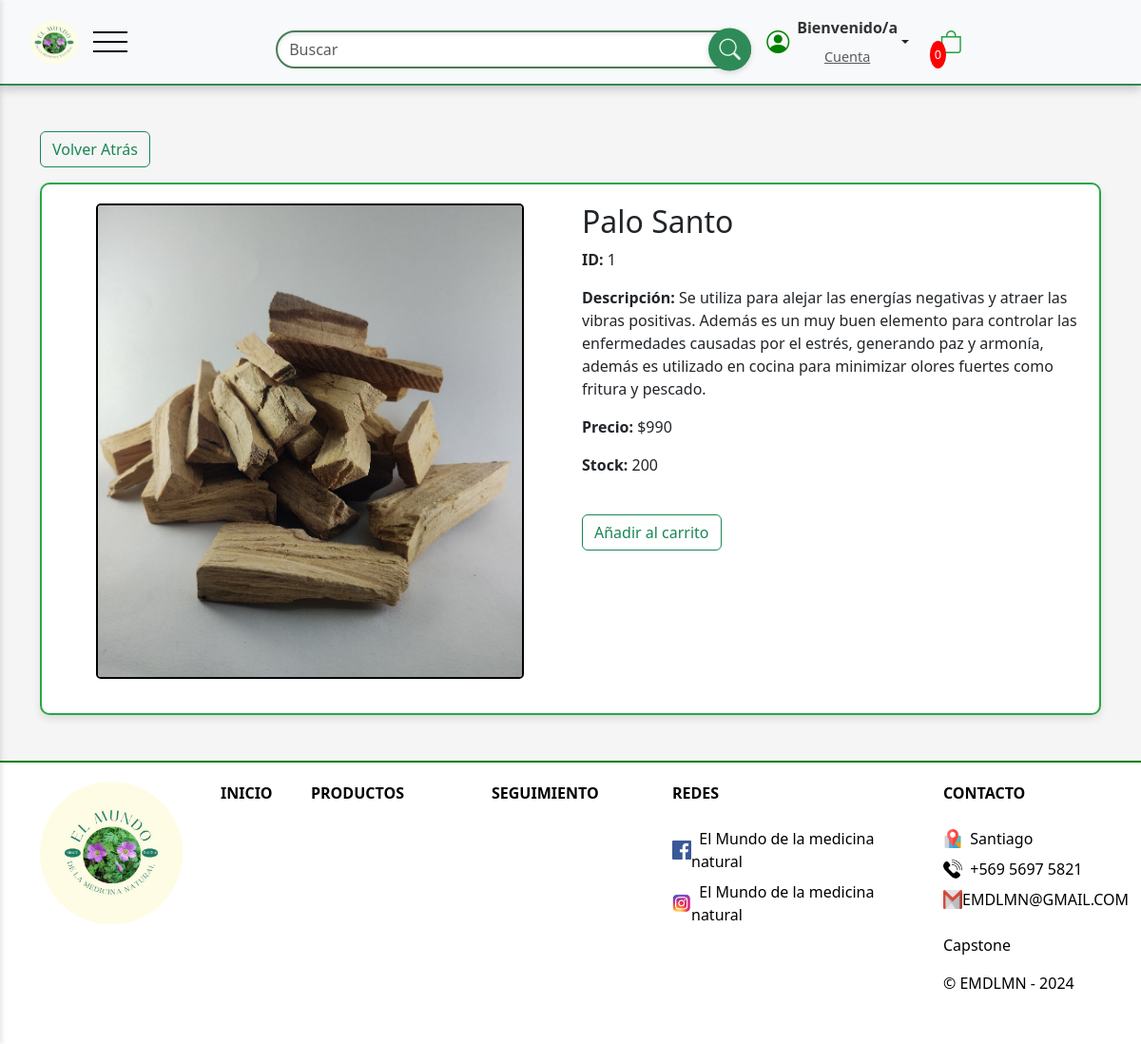
The page /producto/1/ on the database its author committed.
### naturalworld_d/models.py (models this page shows, shortened)
class Producto(models.Model):
    nombre = models.CharField(max_length=100)
    imagen = models.ImageField(upload_to="productos", null=False)
    precio = models.DecimalField(max_digits=10, decimal_places=2)
    descripcion = models.TextField()
    peso = models.DecimalField(max_digits=5, decimal_places=2, help_text="Peso en kg")
    altura = models.IntegerField(help_text="Altura en cm")
    ancho = models.IntegerField(help_text="Ancho en cm")
    largo = models.IntegerField(help_text="Largo en cm")
    TIPO_PRODUCTO_CHOICES = [
        ('tipo1', 'Tipo 1'),
        ('tipo2', 'Tipo 2'),
    ]
    tipo_producto = models.CharField(max_length=100, choices=TIPO_PRODUCTO_CHOICES, default='tipo1')
    valor_declarado = models.IntegerField(
        null=True,
        blank=True,
        help_text="Valor declarado del producto"
    )
    stock = models.PositiveIntegerField(default=0)
    def precio_formateado(self):
        return "${:,.0f}".format(self.precio).replace(",", ".")

### naturalworld_d/views.py (the view)
# urls.py: path('producto/<int:producto_id>/', views.producto_detalle, name='producto_detalle'),
def producto_detalle(request, producto_id):
    producto = get_object_or_404(Producto, id=producto_id)
    comentarios = producto.comentarios.filter(visible=True)  # Mostrar solo comentarios visibles al usuario
    context = {
        'producto': producto,
        'comentarios': comentarios,
        'is_product_detail': True  # Variable para indicar que es la página de detalle del producto
    }
    return render(request, 'producto_detalle.html', context)

### naturalworld_d/context_processors.py (called while the page is built)
def importe_total_carrito(request):
    total_items = 0
    if request.user.is_authenticated or True:
        carrito = Carrito(request)
        for item in carrito.carrito.values():
            total_items += item['cantidad']
    return {'total_items_carrito': total_items}

def total_items_carrito(request):
    total_items = sum(item['cantidad'] for item in Carrito(request).carrito.values())
    return {'total_items_carrito': total_items}

### naturalworld_d/templates/producto_detalle.html (shortened to what this page needs)
{% extends 'base.html' %}
{% with is_product_detail=True %}
{% load static %}
{% block content %}
    <div class="container mt-5">
    <button class="btn btn-outline-success mb-3" onclick="history.back()">Volver Atrás</button>
    <div class=" product-container green-bordered-rounded ">
        <div class="row">
            <div class="col-md-6">
                <div class="main-product-image">
                    <img src="{{ producto.imagen.url }}" class="img-fluid" alt="{{ producto.nombre }}" style="width:450px; height:500px; object-fit:cover; display:block; margin-left:auto; margin-right:auto; border: 2px solid #000000; border-radius: 5px;">
                </div>
            </div>
            <div class="col-lg-6">
                <h2>{{ producto.nombre }}</h2>
                <p><strong>ID:</strong> {{ producto.id }}</p>
                <p><strong>Descripción:</strong> {{ producto.descripcion }}</p>
                <p><strong>Precio:</strong> {{ producto.precio_formateado }}</p>
                <p><strong>Stock:</strong> {{ producto.stock }}</p>
                <br>
                <button type="button" class="btn btn-outline-success add-to-cart" data-product-id="{{ producto.id }}">Añadir al carrito</button>
        </div>
        </div>
</div></div>
<br><Br>
{% endblock %}
{% endwith %}

### naturalworld_d/static/css/main.css (style rules this page uses)
body { background-color: #f8f9fa; }
.product-container { background-color: #ffffff; padding: 20px; border-radius: 10px; box-shadow: 0 4px 8px rgba(0, 0, 0, 0.1); }
body, html { margin: 0; padding: 0; background-color: #f5f5f5; min-height: 100vh; }

### naturalworld_d/templates/producto_detalle.html (style rules this page uses)
.green-bordered-rounded { border: 2px solid #28a745; border-radius: 10px; padding: 20px; }

### rows shown on the page
Producto: imagen (picture), nombre "Palo Santo", id "1", descripcion "Se utiliza para alejar las energías negativas y atraer las vibras positivas. Además es un muy buen elemento para controlar las enfermedades causadas por el estrés, generando paz y armonía, además es utilizado en cocina para minimizar olores fuertes como fritura y pescado.", precio_formateado "$990", stock "200"

### other values the page prints
{{ total_items_carrito }} "0"
